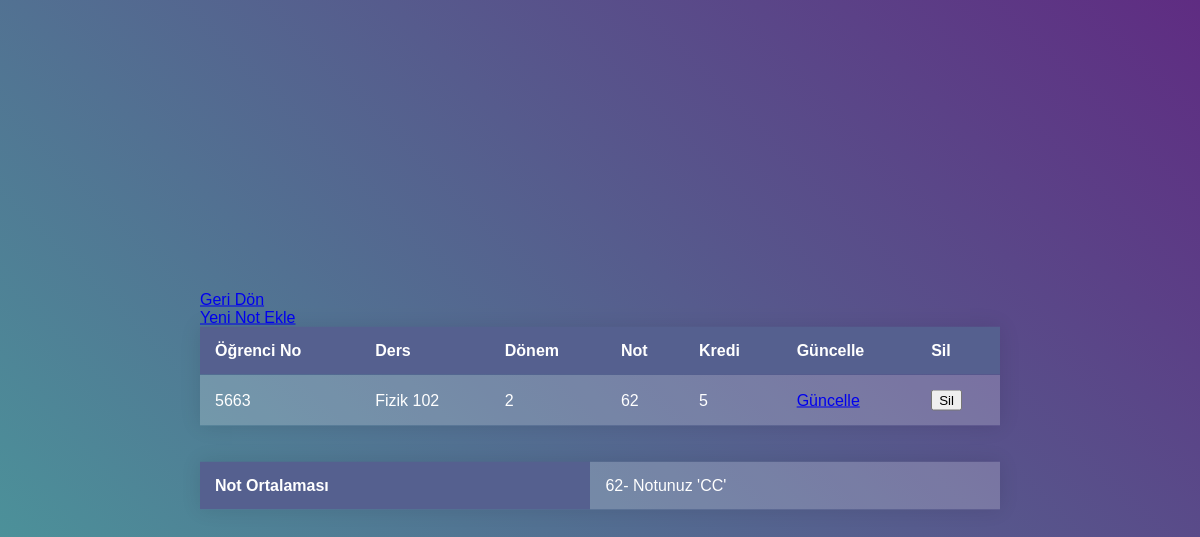
The page /notlar.php?student_no=5663 on the database its author committed.
### tables this page shows
CREATE TABLE `notes` (
  `id` int(11) NOT NULL,
  `student_no` int(4) NOT NULL,
  `ders` varchar(20) NOT NULL,
  `dönem` int(1) NOT NULL,
  `note` int(3) NOT NULL,
  `kredi` int(1) NOT NULL
);

### notlar.php (the view, shortened to what this page needs)
<?php
include("baglan.php");
if(isset($_GET['student_no'])){
  $stu_no = mysqli_real_escape_string($conn, $_GET['student_no']);
}
$not= "select * from notes where student_no= $stu_no";
$result = mysqli_query($conn,$not);
$data = $result->fetch_all(MYSQLI_ASSOC);
$toplamkredi=0;
$toplamnot=0;
?>
<!DOCTYPE html>
<html>
<div class="container">
	<table>
		<thead>
  <tr>
    <th>Öğrenci No</th>
    <th>Ders</th>
    <th>Dönem</th>
    <th>Not</th>
    <th>Kredi</th>
    <th>Güncelle</th>
    <th>Sil</th>
  </tr>
  </thead>
		<tbody>
  <?php foreach($data as $row): ?>
  <tr>
    <td><?= htmlspecialchars($row['student_no']) ?></td>
    <td><?= htmlspecialchars($row['ders']) ?></td>
    <td><?= htmlspecialchars($row['dönem']) ?></td>
    <td><?= htmlspecialchars($row['note']) ?></td>
    <?php $toplamkredi=$toplamkredi+ $row['kredi']; ?>
    <td><?= htmlspecialchars($row['kredi']) ?></td>
    <?php
    $notes=$row['kredi']*$row['note'];
    $toplamnot=$toplamnot+$notes;
    ?>
    <td><a href="uptadenotes.php?id=<?php echo $row['id'];?>">Güncelle</a></td>
    <form class="form-horizontal card card-block w-50 mx-auto bg-light" action="notlar.php" method="POST">
      <td><input type="submit" name="delete" class="form-control" id="delete" value="Sil"></a></td>
    </form>
  </tr>
  <?php endforeach ?>
  <div class="row">
	 		<div class="col-md-10 mx-auto">
	 			<div class="row">
			 		<div class="col-md-2">
			 			<a href="öğrenciler.php" class="btn btn-primary btn-lg active float-right" role="button" aria-pressed="true">Geri Dön</a>
			 		</div>
           <div class="col-md-2">
			 			<a href="yeniders.php?student_no=<?php echo $row['student_no'];?>" class="btn btn-primary btn-lg active float-right" role="button" aria-pressed="true">Yeni Not Ekle</a>
			 		</div>
	 			</div>
	 		</div>
	 	</div>
         </tbody>
	</table>
<br><br>
<table>
	<thead>
  <tr>
    <th>Not Ortalaması</th>
    <td><?php
    $ort = $toplamnot/$toplamkredi;
    if($ort>=84.5 && $ort<=100)
        echo("  " .$ort ."- Notunuz 'AA'");
    else if($ort>=69.5 && $ort<84.5)
        echo("  " .$ort ."- Notunuz 'BB'");
    else if($ort>=59.5 && $ort<69.5)
        echo("  " .$ort ."- Notunuz 'CC'");
    else if($ort>=49.5 && $ort<59.5)
        printf("  " .$ort ."- Notunuz 'DD'");
    else
	echo("  " .$ort ."- Notunuz 'FF'");
?></td>
  </tr>
  </thead>
</table>
</html>

### notlar.php (style rules this page uses)
html, body { height: 100%; }
.container { position: absolute; top: 50%; left: 50%; transform: translate(-50%, -50%); }
table { width: 800px; border-collapse: collapse; overflow: hidden; box-shadow: 0 0 20px rgba(0,0,0,0.1); }
th, td { padding: 15px; background-color: rgba(255,255,255,0.2); color: #fff; }
th { text-align: left; }

### rows shown on the page
notes: student_no "5663", ders "Fizik 102", dönem "2", note "62", kredi "5"

### other values the page prints
$ort "62"
